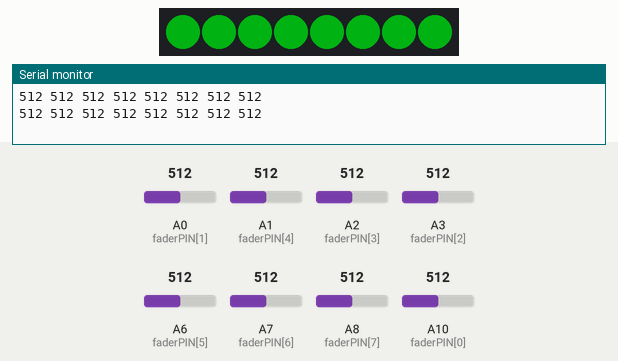
The sketch below on a simulated Arduino Leonardo, built with avr-gcc and run on an emulated ATmega32U4. Shown: 8 RGB LEDs in strip order, left to right, the last lines printed to the serial monitor. The test bench sets the inputs (shaded band); at power-on: A0 (faderPIN[1]) = 512, A1 (faderPIN[4]) = 512, A2 (faderPIN[3]) = 512, A3 (faderPIN[2]) = 512, A6 (faderPIN[5]) = 512, A7 (faderPIN[6]) = 512, A8 (faderPIN[7]) = 512, A10 (faderPIN[0]) = 512. Dim RGB values are drawn brighter than linear.

Above: at 4.2 s.
4.3 s: A0 (faderPIN[1]) set to 992
At 5.4 s:
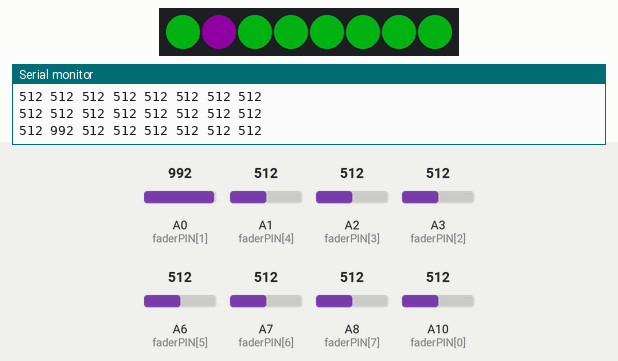
5.8 s: A1 (faderPIN[4]) set to 30
At 6.5 s:
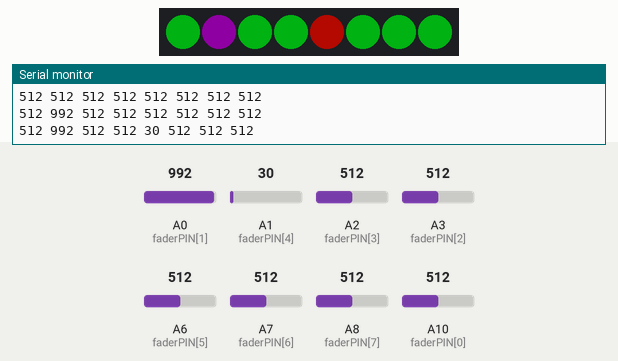
7.3 s: A2 (faderPIN[3]) set to 716
At 8.5 s:
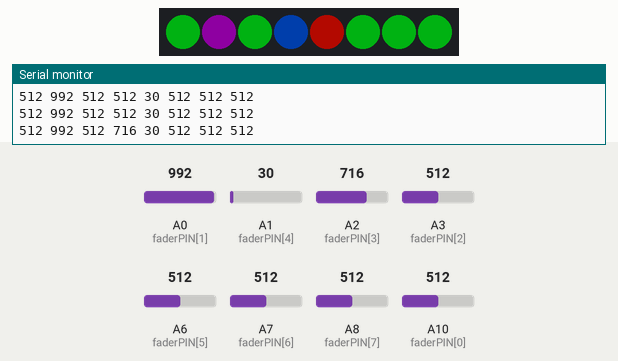
8.8 s: A3 (faderPIN[2]) set to 306
At 9.8 s:
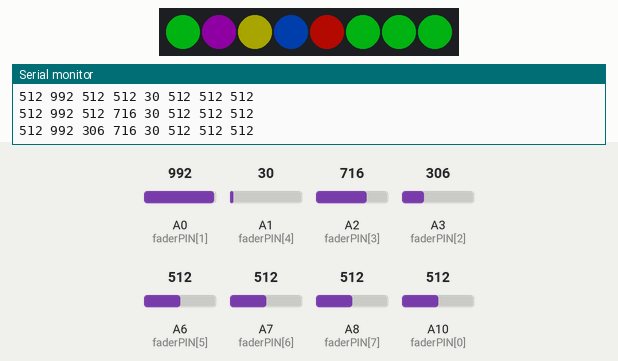
10.3 s: A1 (faderPIN[4]) set to 306
At 11.1 s:
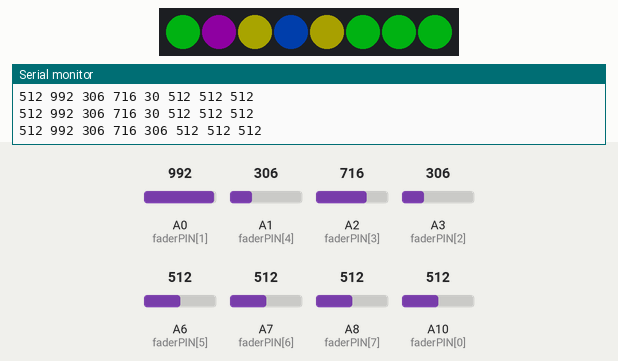
11.8 s: A0 (faderPIN[1]) set to 306
At 12.4 s:
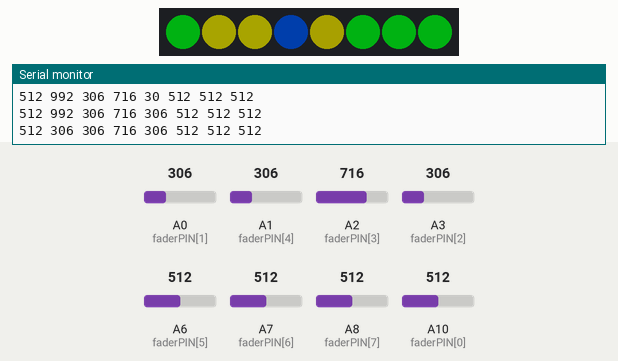
Timing chart, 0 to 14.3 s (numbered marks = the images above; inputs shaded):
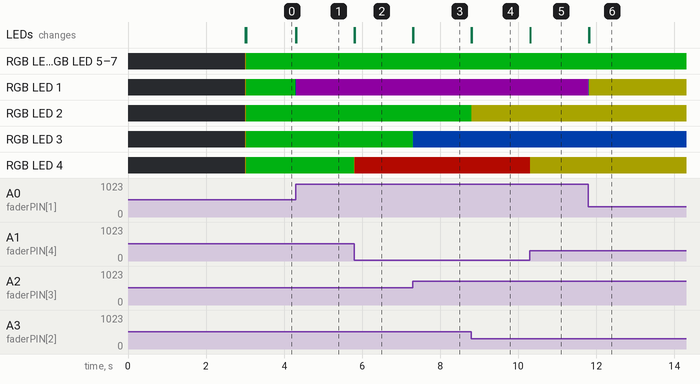

The sketch:

openFADER.ino
```cpp
/*
https://github.com/LeafCutterLabs/openFADER
*/

#include "MIDIUSB.h"
#include <FastLED.h>

#define N_FADERS 8

const uint8_t MIDICC = 0x0B;

const byte faderPIN[] = {A10, A0, A3, A2, A1, A6, A7, A8}; //fader pins

/*
faderPIN arrangement for the slim/no-led version, you can also comment out all the led stuff if you are using the slim version
const byte faderPIN[] = {A6, A7, A3, A2, A1, A0, A8, A9}; //fader pins
*/

#define MIDI_CHANNEL 0
const uint8_t faderCN[] = {0x0A, 0x0B, 0x0C, 0x0D, 0x0E, 0x0F, 0x10, 0x011};  // MIDI control values

int faderVALUE[N_FADERS];
int faderVALUEnext;

unsigned long timePRINT=0;

//LED
#define LED_PIN     5
#define NUM_LEDS    8
#define BRIGHTNESS  64
#define LED_TYPE    WS2811
#define COLOR_ORDER GRB
CRGB leds[NUM_LEDS];
#define UPDATES_PER_SECOND 100

//Debug baud rate
#define SERIAL_RATE 9600

void setup(){
	Serial.begin(SERIAL_RATE);
	delay(3000); // power-up safety delay
	FastLED.addLeds<LED_TYPE, LED_PIN, COLOR_ORDER>(leds, NUM_LEDS).setCorrection( TypicalLEDStrip );
	FastLED.setBrightness(BRIGHTNESS);
}

void loop(){
	for(int i=0; i<N_FADERS; i++) {
		faderVALUEnext = (analogRead(faderPIN[i])/8 + faderVALUE[i])/2;
		if(faderVALUE[i] != faderVALUEnext){
			controlChange(0, faderCN[i], faderVALUEnext);
			faderVALUE[i] = faderVALUEnext;
		}
	}
	MidiUSB.flush();
	colorDISPLAY();

	//displays raw state every 1 second
	if ((millis() - timePRINT) > 1000){
		timePRINT = millis();
		displayRAW();
	}
}

//shows the current state of leds/color
void colorDISPLAY(){
   for (int i=0; i<NUM_LEDS; i++){
      leds[i] = CHSV(map(faderVALUE[i], 0, 127, 0, 213), 255, 255); //maps to max value of 171 blue 213 purple
   }
   FastLED.show();
}


//pushes midi event
void controlChange(byte channel, byte control, byte value){
	midiEventPacket_t event = {0x0B, 0xB0 | channel, control, value};
	MidiUSB.sendMIDI(event);
}

void displayRAW(){
	for (byte i = 0; i < N_FADERS; i++){
		Serial.print(analogRead(faderPIN[i]));
		Serial.print(' ');
    }
    Serial.println();
}
```

Measured:
- after the input at 4.3 s, RGB LED 1: RGB(0, 58, 6) → RGB(0, 6, 58) at once, → RGB(30, 0, 34) 0.01 s later; the LEDs: first change at once (image 1 shows a later state)
- after the input at 5.8 s, RGB LED 4: RGB(0, 58, 6) → RGB(43, 37, 0) at once, → RGB(61, 3, 0) 0.01 s later; the LEDs: first change at once (image 2 shows a later state)
- after the input at 7.3 s, RGB LED 3: RGB(0, 58, 6) → RGB(0, 43, 21) at once, → RGB(0, 17, 47) 0.01 s later; the LEDs: first change at once (image 3 shows a later state)
- after the input at 8.8 s, RGB LED 2: RGB(0, 58, 6) → RGB(17, 56, 0) at once, → RGB(43, 42, 0) 0.01 s later; the LEDs: first change at once (image 4 shows a later state)
- after the input at 10.3 s, RGB LED 4: RGB(61, 3, 0) → RGB(43, 22, 0) at once, → RGB(43, 41, 0) 0.01 s later; the LEDs: first change at once (image 5 shows a later state)
- after the input at 11.8 s, RGB LED 1: RGB(30, 0, 34) → RGB(0, 35, 29) at once, → RGB(43, 42, 0) 0.01 s later; the LEDs: first change at once (image 6 shows a later state)
